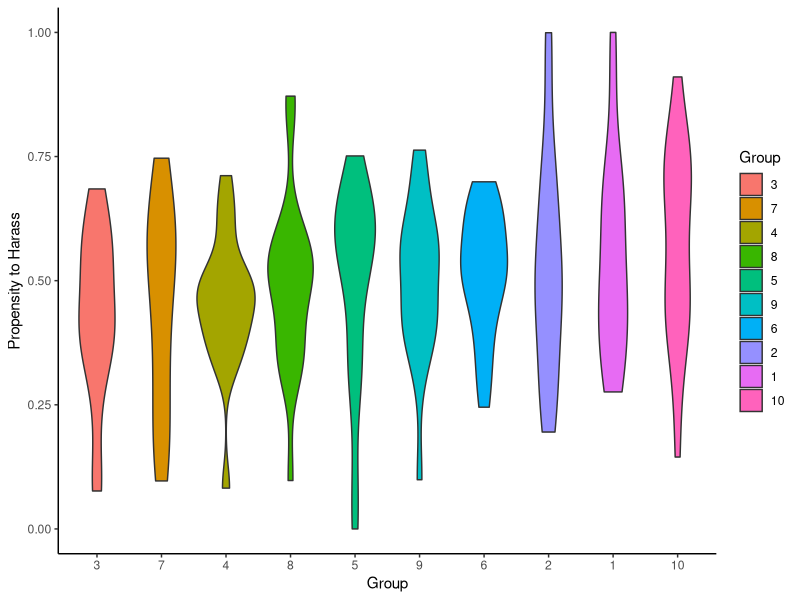
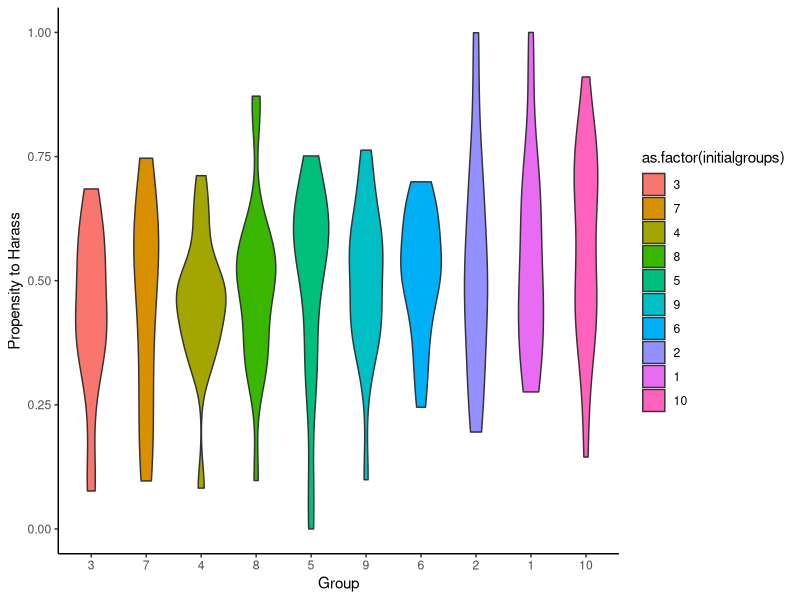

Write the R code that produced these figures, in order.
######Misogynistic Enclave Norms Model: Socialization######
###Purpose: 
#Simulate the formation of "misogynistic enclaves",concentrated groups of sexual harassment perpetrators,
#and change in group norms based on agents changing their behavior in order to minimize cost of intervention or harassment.

#Thompson sampling will be used to determine how agents change behavior.

###Agents:
#2000 agents are randomly assigned to 40 initial groups of agents. 
#Later versions of the model will test different variations of group numbers and size. 
#For this reason, the population size, number of groups, and number of agents in each group will each be parameters.

#Each agent has a harassment probability H, which represents their probability of harassing, intervening (1-H) , and retaliating against intervention (H). 
#An H probability from 0-1 will be assigned to each agent using a beta distribution with alpha & beta parameters 10. 
#Conceptually, these values represent scores on the Rape Myth Acceptance Scale.  

#Agents also have an initial perception of each group's harassment norms, which will be a beta distribution (mean, standard deviation) that is the same for each group. This distribution will be updated throughout the model as agents observe behavior in their groups. 

###Life cycle:

##Behave: 
#Harass: Each agent will be given the opportunity to perpetrate harassment. 
#The likelihood that they do so will be probabilistic, based on their H value.

#Intervene: For every harassing agent, all other agents in that agent's group will be given the opportunity to intervene against the harassing agent. 
#The likelihood that they do so will be probabilistic, based on 1-H value.

#Retaliate: Finally, all agents in the group aside from any who intervened will have the opportunity to retaliate against the intervening agents. 
#The likelihood that they do so will be probabilistic, based on their H value.

##Observe: 
#Agents will observe and store any instance in which they are intervened against or retaliated against by other agents in their group.

#Agents will use these observations to update their perception of norms in the groups. 
#If an agent is targeted by another agent in the group (i.e. intervened upon when harassing or retaliated against for intervening), this will be considered a failure,  and the observation will be used to update the focal agents' beta distribution for that group. 
#In that group, the beta distribution will now reflect a lower probability of success.
#If an agent is not targeted by any other agent in the group (i.e. able to harass without intervention or intervene without retaliation), this will be considered a success, and the observation will be used to update the focal agents' beta distribution for that group.  
#In that group, the beta distribution will now reflect a higher probability of success. 

##Conform: 
#Agents will draw a random sample from their beta distribution for their group. 
#The agent will update their h value to be some fraction of the distance between their own h and the perceived h of the group. 
#(This is essentially Thompson sampling)

##Repeat:
#Agents will repeat the life cycle between 1 - 10,000 times. 

### Analysis Plan

##Group norm variation:
#The change in the distribution of group norms during the course of the model (i.e. are there more extreme groups after the model is run).

##Group similarity:
#Do groups consist of agents who are more similar to each other after the model is run?

##Rate of harassment, intervention, and retaliation
#What are the rates of harassment, intervention, and retaliation, respectively, within groups and overall, before and after the model is run?


######Packages######
library(ggplot2)

######Parameters######
#number of groups
groupnum <- 10

#agents per group
groupsize <- 20

#number of agents
popsize <- (groupnum*groupsize)

#number of opportunities to conform 
rounds <- 100

#distance of change in h value
hchange <- (1/1000)

######Functions######

#Agent Generation
agentgenerate<- function(popsize,groupnum){
  #assign each agent a PIN
  PIN <- sample(1:popsize)
  
  #assign each agent a  group 
  group <- sample(rep(1:groupnum, groupsize))
  
  #assign each agent a random H-value between 0 and 1using a normal distribution
  h<-rnorm(popsize,0,1)
  h<-h+abs(min(h))
  h<-h/max(h)
  
  
  #Make data frame to store agents' group, h value, and most recent behavior
  agents<- data.frame(PIN, group, h, "harass" = 0, "intervene" = 0,"retaliate" = 0 )
  
  return(agents)
}

#check how many agents are in each group
#n<-tapply(agents$PIN,agents$group,function(x) length(x))

######Model Start######

#####Agents#####
#Generate agents
agents <- agentgenerate(popsize, groupnum)

#Store agents' initial groups 
agents$initialgroups <- agents$group

#Store agents' initial h vaues 
agents$initialh <- agents$h

#Create a matrix to store agents' alpha [[1]] and beta [[2]] values for the beta distributions of each group's norms 
#With initial beta distributions of alpha = 1 and beta = 1 (flat)
betaparams <-  list(matrix(data = 1, nrow = popsize, ncol = groupnum),matrix(data = 1, nrow = popsize, ncol = groupnum))

#Create a blank data frame to store the overall behavior of agents in each group
gbehave <- data.frame("group"= 0, "harass" = 0, "intervene" = 0,"retaliate" = 0 )

#Create a blank data frame to store the history of agent behavior in each group
gbehavehist <- data.frame("group"= 0, "harass" = 0, "intervene" = 0,"retaliate" = 0 )

#####Life Cycle#####

#For however many rounds...
for(r in 1:rounds){
  
  #For every group...
  for(g in 1:groupnum){
    
    ####Behave####
    #make a list of group members... 
    groupmem <- which(agents$group==g)
    
    if(length(groupmem)>0){
      #and generate the behavior of every agent in the group:
      
      ##Harass  
      for(a in groupmem){
        
        #If a random value drawn from a normal distribution is less than or equal to the focal agent's h-value...
        #the agent's harass number is changed to a value of 1 to represent perpetration of harassment
        if(rbinom(1,1,agents$h[a])){
          agents$harass[a] <- 1
          
          #and the sum of harassers in the focal group is increased by 1
          gbehave$harass <- gbehave$harass + 1 
          
        }
      }
      
      ##Intervene
      for(a in groupmem){
        
        #If the sum of harassers minus the value of self > 0, the focal agent may intervene...
        if((gbehave$harass - agents$harass[a])>0){
          
          #the agent's intervene number is changed to a value of 1 to represent intervention
          if(rbinom(1,1,(1-agents$h[a]))){
            agents$intervene[a] <- 1
            
            #and the sum of interveners in the focal group is increased by 1
            gbehave$intervene <- gbehave$intervene + 1 
            
          }
        }
      }
      
      ##Retaliate
      for(a in groupmem){
        
        #If the sum of interveners minus the value of self > 0, the focal agent may retaliate...
        if((gbehave$intervene - agents$intervene[a])>0){
          
          #the agent's retaliate number is changed to a value of 1 to represent retaliation
          if(rbinom(1,1,agents$h[a])){
            agents$retaliate[a] <- 1
            
            #and the sum of interveners in the focal group is increased by 1
            gbehave$retaliate <- gbehave$retaliate + 1 
            
          }
        }
      }
      
      ####Observe####
      
      for(a in groupmem){
        
        #If the focal agent harassed...
        if(agents[a,"harass"]==1){
          
          #set their Beta = Beta + # of agents who intervened
          betaparams[[2]][a,g] <- as.numeric(betaparams[[2]][a,g] + gbehave["intervene"])
          
          #and set their Alpha = Alpha + # of agents who did not intervene
          betaparams[[1]][a,g] <- as.numeric(betaparams[[1]][a,g] + (length(groupmem) - gbehave["intervene"]))
          
        }
        
        #If the focal agent intervened...
        if(agents[a,"intervene"]==1){
          
          #set their Beta = Beta + # of agents who retaliated
          betaparams[[2]][a,g] <- as.numeric(betaparams[[2]][a,g] + gbehave["retaliate"])
          
          #and set their Alpha = Alpha + # of agents who did not retaliate
          betaparams[[1]][a,g] <- as.numeric(betaparams[[1]][a,g] + (length(groupmem) - gbehave["retaliate"]))
          
        }
        
        #Reset the agents' behaviors for the next round
        agents[a,4:6] <- 0
        
      } 
      
      #Label gbehave with the focal group number
      gbehave[,1] <- g
      
      #Store agent behavior in gbehavehist
      gbehavehist <- rbind(gbehavehist,gbehave)
      
      #Draw a belief for their group
      hbelief <- rbeta(1, as.numeric(gbehave[2]), length(groupmem)-as.numeric(gbehave[2]))
      
      #The focal agent will change their h value to be a fraction of the distance between thier current h value and the drawn belief of their group. 
      agents[a, "h"] <- agents[a, "h"] - (hchange * ((agents[a, "h"]) - hbelief))
      
      #Clear gbehave for the next round
      gbehave[,1:4] <- 0
      
    }
  }
  
}


####Analysis####
#*not done*

#Set groups as a factor
agents$group<-factor(agents$group,levels=sort(unique(agents$group))[order(tapply(agents$h,agents$group,mean))])

agents$initialgroups<-factor(agents$initialgroups,levels=sort(unique(agents$initialgroups))[order(tapply(agents$h,agents$initialgroups,mean))])

#Plot the h values of group members
qplot(group,h,fill=as.factor(group),data=agents,geom="blank",xlab = "Group", ylab = "Propensity to Harass")+geom_violin()+theme_classic()+scale_fill_discrete(name="Group")+
  ylim(0,1)
#ggsave("25x10x1000.jpeg", plot=last_plot(), width=150, height=110, units="mm", path ="C:/Users/delan/Documents/R/misogynistic_enclave_norms", scale = 1, dpi=300, limitsize=TRUE)

#Plot the initial h values of initial group members
qplot(initialgroups,initialh,fill=as.factor(initialgroups),data=agents,geom="blank",xlab = "Group", ylab = "Propensity to Harass")+geom_violin()+theme_classic()+ylim(0,1)

#Calculate overall h value differences between groups
hanova <- anova(aov(h~as.factor(group),data=agents))

#Calculate overall h value differences between the initial groups
hanovainitial <- anova(aov(initialh~as.factor(initialgroups),data=agents))

#Calculate the mean h in each group
hmean<-tapply(agents$h,agents$group,function(x) mean(x))

#Calculate the mean h of in the initial groups
initialmean<-tapply(agents$initialh,agents$initialgroups,function(x) mean(x))

#Calculate the variance of h in each group
hvar<-tapply(agents$h,agents$group,function(x) var(x))

#Calculate the variance of h in the initial groups
initialhvar <- tapply(agents$initialh,agents$initialgroups,function(x) var(x))

#set group levels as factor
groups <- factor(agents$group)

#Conduct a pairwise comparison of h levels in each group
hpairwise <- pairwise.t.test(agents$h, groups, p.adj = "none")

#need to graph rate of harassment, intervention, retaliation
